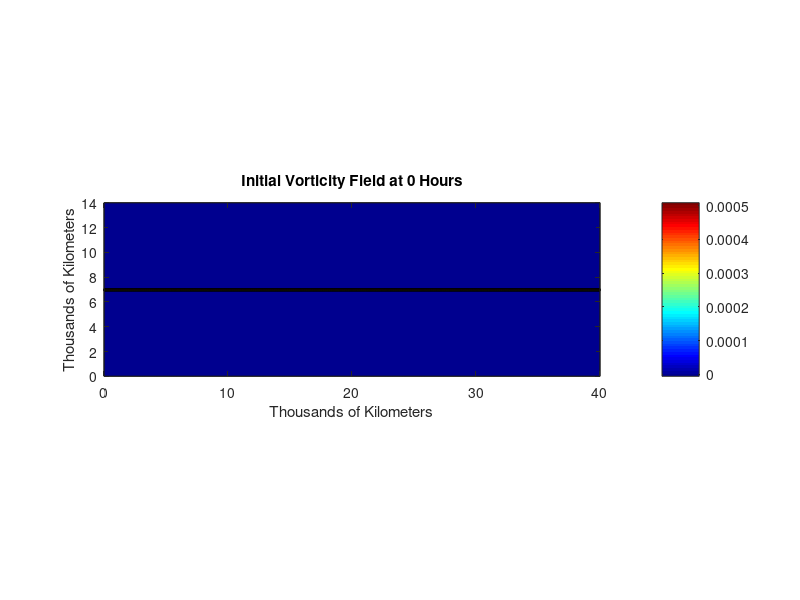

Reproduce this figure in MATLAB. (Note: this script raises an error after producing the figure.)
%{
    Adopted from MA360_BVEModel_DonatoRachaelsonTrafny.m to be at Earth-scale
    instead of zoomed in on a 2000 km patch.  Takes much longer to render.
%}
clc
clear
close all

%% Define constants needed for the model
Re = 6.371e06;               %Radius of Earth (m)
Omega =  7.292e-05;          %Angular velocity of Earth (s^-1)
lat = 9;                     %Latitude (degrees N) for determining beta
beta = 2*Omega*cosd(lat)/Re; % beta (df/dy) value at "lat" (1/ms)
tol = 1e-7;                  % Defines tolerance for accuracy for the relaxation method

%% Define grid characteristics.
Lx = 40000*1e03;         % Circumference of the Earth in meters
Ly = 14000*1e03;         % Pole-to-pole in meters

imax = 256;             % Number of grid points in y dir (i.e., rows)
jmax = floor(imax * (Lx/Ly));  % Number of grid points in x dir (i.e., columns)

psi = zeros(imax,jmax); %Sets size of psi grid, uses zeroes as initial guess

x = linspace(0,Lx,jmax);     % Create x grid
y = linspace(0,Ly,imax);     % Create y grid

dx = x(2)-x(1);        % Grid space distance in x (dx should equal dy).
dy = y(2)-y(1);        % Grid space distance in y (not used).

[X,Y] = meshgrid(x/1e6,y/1e6); % Create meshgrid in 1000's of km for plotting

%% Define time parameters.
dt = 120;                    % Time-step in seconds; can be decreased for finer detail
time_hrs = 256;              % Total number of hours of simulation
time_sec = time_hrs*3600;    % Total time of simulation in seconds
nmax = ceil(time_sec/dt);    % Total number of iterations needed

%% Create initial condition
xc = Lx/2;                  % Used to find center of grid
yc = Ly/2;                  % Used to find center of grid

zeta_max = 6e-04;           % Max Vorticity
a = 1;                      % Gaussian fn peak
b = imax/2;                 % Gaussian fn center
c = 1;                      % Gaussian fn width (1.0 ~~ 400km)

zeta_grid = zeros(imax, jmax); %Sets size of zeta grid

rng(1); % Freezes random seed for testing
for ii = 1:imax
    for jj = 1:jmax
        % creates random initial value between 6.18e-4 -> 5.82e-4
        zeta_o = zeta_max*(1+.06*(.5-rand));  
        % distributes that random value amongst a gaussian curve
        zeta_grid(ii,jj) = zeta_o * a * exp(-((ii-b).^2)/2*(c.^2));
    end 
end

zetamean = sum(sum(zeta_grid))/(imax*jmax); %Starts model with zero initial vorticity
zeta_grid = zeta_grid - zetamean; %Removes average vorticity from every grid point

%% Plot Initial Iteration
contourf(X,Y,zeta_grid,5)
colormap(jet)
colorbar
axis equal
header = sprintf('Initial Vorticity Field at 0 Hours');
title(header)
xlabel('Thousands of Kilometers')
ylabel('Thousands of Kilometers')

%% Model Code
Fn = -Jac_PS(psi,zeta_grid,dx)-dfdx(psi,dx)*beta; % BVE
%    Relative Vort. Adv.  Planetary Vort. Adv.

zetanp1 = zeta_grid + dt * Fn;
psinp1 = relaxationcyclic(psi,zeta_grid,dx,tol); % Uses relaxation code to get psi field

zetanm1 = zeta_grid;
zeta_grid = zetanp1;
psi = psinp1;

iterations = (time_hrs*3600)/ dt - 1;
fprintf('Total Iterations Required >> %d\n', iterations);
cit = 1; % Initiates counter for Courant number array
Cmat = zeros(1,nmax); % Array for Courant numbers to be read into

% create video
filepath = strcat('Results\\', num2str(time_hrs), 'H_', num2str(imax), 'x', num2str(jmax));
v = VideoWriter(filepath);
v.FrameRate = 30;
open(v);

for ii=2:nmax % Calculates
    Fn = -Jac_PS(psi,zeta_grid,dx)-dfdx(psi,dx)*beta; % BVE
    zetanp1 = zetanm1+2*dt*Fn;
    psinp1 = relaxationcyclic(psi,zetanp1,dx,tol);  
    zetanm1 = zeta_grid+0.25*(zetanm1-2*zeta_grid+zetanp1); % Time filter (provided by Dr. Guinn)    
    zeta_grid = zetanp1;
    psi = psinp1;  
    
    % Print iterations remaining
    iterations = iterations - 1;
    clc;
    fprintf('Iterations remaining: %d\n', iterations);
    
    %% Plotting code
    if mod(ii*dt,0.2*3600) == 0
        figure('visible','off') % Although paper says print 3 hours, this supresses figure and prints at .5 for fluid video
        cit = cit+1; % Counter for Courant array
        ug=-dfdy(psi,dx);
        vg=dfdx(psi,dx);
        c=max(max(sqrt(ug.^2+vg.^2))); % Calculates c
        C = c*(dt/dx); % Calculates Courant Number
        Cmat(cit) = C; % Reads Courant Number of every third iteration into array Cmat
        contourf(X,Y,zeta_grid,5) % Plots all iterations after first
        colormap(jet)
        colorbar
        header = sprintf('Vorticity Field at %d hours, C = %.4f', floor(ii*dt/3600), C);
        title(header)
        xlabel('Thousands of Kilometers')
        ylabel('Thousands of Kilometers')
        axis equal
        
        frame = getframe(gcf);
        writeVideo(v,frame);
    end
end

close(v);